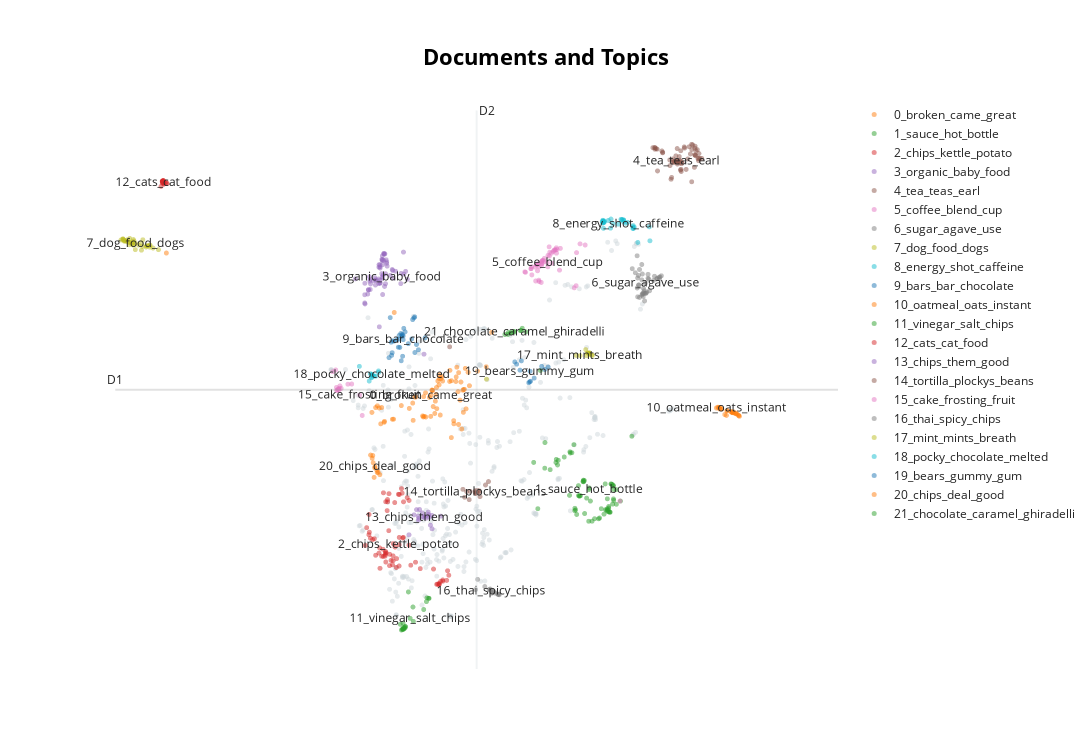

The notebook cell saved with this chart:
### Code cell
# Reduce dimensionality of embeddings, this step is optional but much faster to perform iteratively:
reduced_embeddings = UMAP(n_neighbors=10, n_components=2, min_dist=0.0, metric='cosine').fit_transform(embeddings)
topic_model.visualize_documents(docs, reduced_embeddings=reduced_embeddings)
